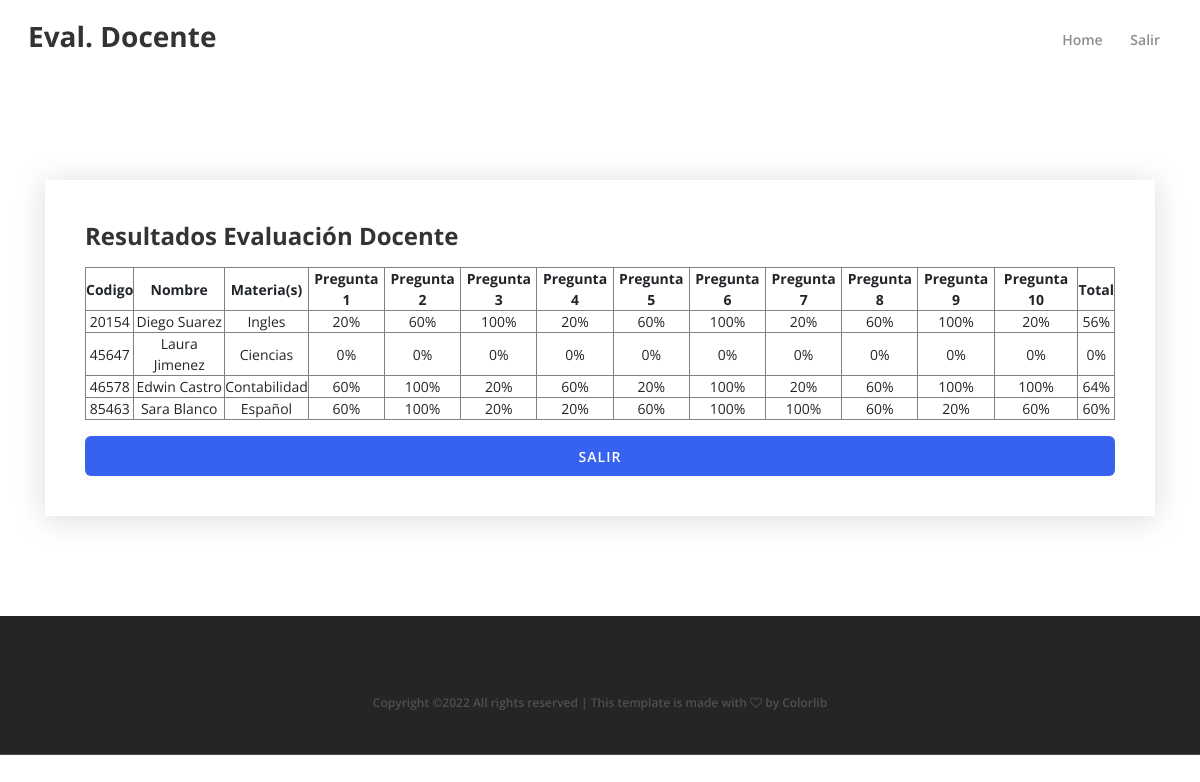
The page /regular-page.php on the database its author committed.
### tables this page shows
CREATE TABLE `profesores` (
  `codigo` varchar(5) NOT NULL,
  `nombre` text NOT NULL,
  `materia` text NOT NULL,
  `p1` int(11) NOT NULL,
  `p2` int(11) NOT NULL,
  `p3` int(11) NOT NULL,
  `p4` int(11) NOT NULL,
  `p5` int(11) NOT NULL,
  `p6` int(11) NOT NULL,
  `p7` int(11) NOT NULL,
  `p8` int(11) NOT NULL,
  `p9` int(11) NOT NULL,
  `p10` int(11) NOT NULL,
  `total` int(11) NOT NULL,
  `n_est` int(11) NOT NULL
);

### regular-page.php (the view, shortened to what this page needs)
<!DOCTYPE html>
<html lang="en">
<head>
    <link rel="stylesheet" href="style.css">
</head>
<body>
    <header class="header-area">
        <div class="clever-main-menu">
            <div class="classy-nav-container breakpoint-off">
                <nav class="classy-navbar justify-content-between" id="cleverNav">
                    <a class="nav-brand" href="index.php"><h3>Eval. Docente</h3></a>
                    <div class="classy-menu">
                        <div class="classynav">
                            <ul>
                                <li><a href="index.php">Home</a></li>
                                <li><a href="salir.php">Salir</a></li>
                            </ul>
                        </div>
                    </div>
                </nav>
            </div>
        </div>
    </header>
    <div class="regular-page-area section-padding-100">
        <div class="container">
            <div class="row">
                <div class="col-12">
                    <div class="page-content">
                        <h4>Resultados Evaluación Docente</h4>
                        <p>
						<center><table border="1" align="center" width="100%">
						<tr align="center"><th>Codigo</th><th>Nombre</th><th>Materia(s)</th><?php for($i=1;$i<=10;$i++){ echo "<th>Pregunta ".$i."</th>";  } ?><th>Total</th></tr>
						 <?php
$servidor	= 'localhost';
$base_datos	= 'eval_docente';
$tabla	= 'profesores';
$usr_sistema	= 'root';
$pass_sistema	= 'projects';
$conexion=mysqli_connect($servidor, $usr_sistema, $pass_sistema);
if (!$conexion){
header ("Location: index.php?mensaje=error de conexion.");
exit();
}
else{
$sql= "SELECT *"
		."FROM ".$base_datos.".".$tabla;
		$sql = mysqli_query($conexion,$sql);
		while($rs = mysqli_fetch_array($sql)) {
		$max=$rs[14]*50;
		$preg=$rs[14]*5;
		for($i=0; $i<=13; $i++){
		if($i==0 ) echo "<tr><td align='center'>".$rs[0]."</td>";
		else if($i>0&&$i<3) echo "<td align='center'>".$rs[$i]."</td>" ;
		else if($i==13) echo "<td align='center'>".(($rs[13]/$max)*100)."%</td></tr>" ;
         else echo "<td align='center'>".(($rs[$i]/$preg)*100)."%</td>" ;
		 }
		 }
}
?>
</table></center>
							</p>
							<p><form action="salir.php"><button class="btn clever-btn w-100">Salir</button></form></p>
                    </div>
                </div>
            </div>
        </div>
    </div>
    <footer class="footer-area">
        <div class="top-footer-area">
            <div class="container">
                <div class="row">
                    <div class="col-12">
                        <div class="footer-logo">
                        </div>
                        <p><a href="#">
Copyright &copy;<script>document.write(new Date().getFullYear());</script> All rights reserved | This template is made with <i class="fa fa-heart-o" aria-hidden="true"></i> by <a href="https://colorlib.com" target="_blank">Colorlib</a>
</p>
                    </div>
                </div>
            </div>
        </div>
    </footer>
</body>
</html>

### style.css (style rules this page uses)
* { margin: 0; padding: 0; }
body { font-family: "Open Sans", sans-serif; font-size: 14px; font-weight: 400; }
h1, h2, h3, h4, h5, h6 { color: rgba(0, 0, 0, 0.8); line-height: 1.3; font-weight: 700; }
p { font-family: "Raleway", sans-serif; color: #5a5a5a; font-size: 14px; line-height: 1.8; font-weight: 400; }
a, a:hover, a:focus { -webkit-transition-duration: 500ms; transition-duration: 500ms; text-decoration: none; outline: 0 solid transparent; color: rgba(0, 0, 0, 0.8); font-weight: 600; font-size: 14px; }
ul, ol { margin: 0; }
ul li, ol li { list-style: none; }
.section-padding-100 { padding-top: 100px; padding-bottom: 100px; }
.clever-btn { display: inline-block; min-width: 160px; height: 40px; background-color: #3762f0; font-weight: 600; text-transform: uppercase; letter-spacing: 1px; font-size: 14px; color: #ffffff; border: 1px solid transparent; border-radius: 6px; padding: 0 30px; line-height: 40px; text-align: center; -webkit-transition-duration: 300ms; transition-duration: 300ms; }
.header-area { position: relative; z-index: 200; }
.clever-main-menu { position: relative; z-index: 1; width: 100%; height: 80px; }
.clever-main-menu .classy-navbar { height: 80px; }
.clever-main-menu .classynav ul li a { color: rgba(0, 0, 0, 0.45); font-weight: 600; }
.page-content { position: relative; z-index: 1; padding: 40px; box-shadow: 0 3px 30px rgba(0, 0, 0, 0.15); }
.page-content h4 { margin-bottom: 15px; }
.page-content p { font-size: 16px; line-height: 2; }
.top-footer-area { position: relative; z-index: 1; background-color: #252525; padding: 40px 0; text-align: center; border-bottom: 1px solid #4c4c4c; }
.top-footer-area .footer-logo { display: block; margin-bottom: 15px; }
.top-footer-area p { margin-bottom: 0; font-size: 12px; color: rgba(255, 255, 255, 0.2); font-family: "Open Sans", sans-serif; }
.top-footer-area p a { color: rgba(255, 255, 255, 0.2); font-size: 12px; font-family: "Open Sans", sans-serif; }

### rows shown on the page
profesores: codigo "20154", nombre "Diego Suarez", materia "Ingles", ($rs[$i]/$preg)*100 "20", ($rs[$i]/$preg)*100 "60", ($rs[$i]/$preg)*100 "100", ($rs[13]/$max)*100 "56"
profesores: codigo "45647", nombre "Laura Jimenez", materia "Ciencias", ($rs[$i]/$preg)*100 "0", ($rs[13]/$max)*100 "0"
profesores: codigo "46578", nombre "Edwin Castro", materia "Contabilidad", ($rs[$i]/$preg)*100 "60", ($rs[$i]/$preg)*100 "100", ($rs[$i]/$preg)*100 "20", ($rs[13]/$max)*100 "64"
profesores: codigo "85463", nombre "Sara Blanco", materia "Español", ($rs[$i]/$preg)*100 "60", ($rs[$i]/$preg)*100 "100", ($rs[$i]/$preg)*100 "20", ($rs[13]/$max)*100 "60"
